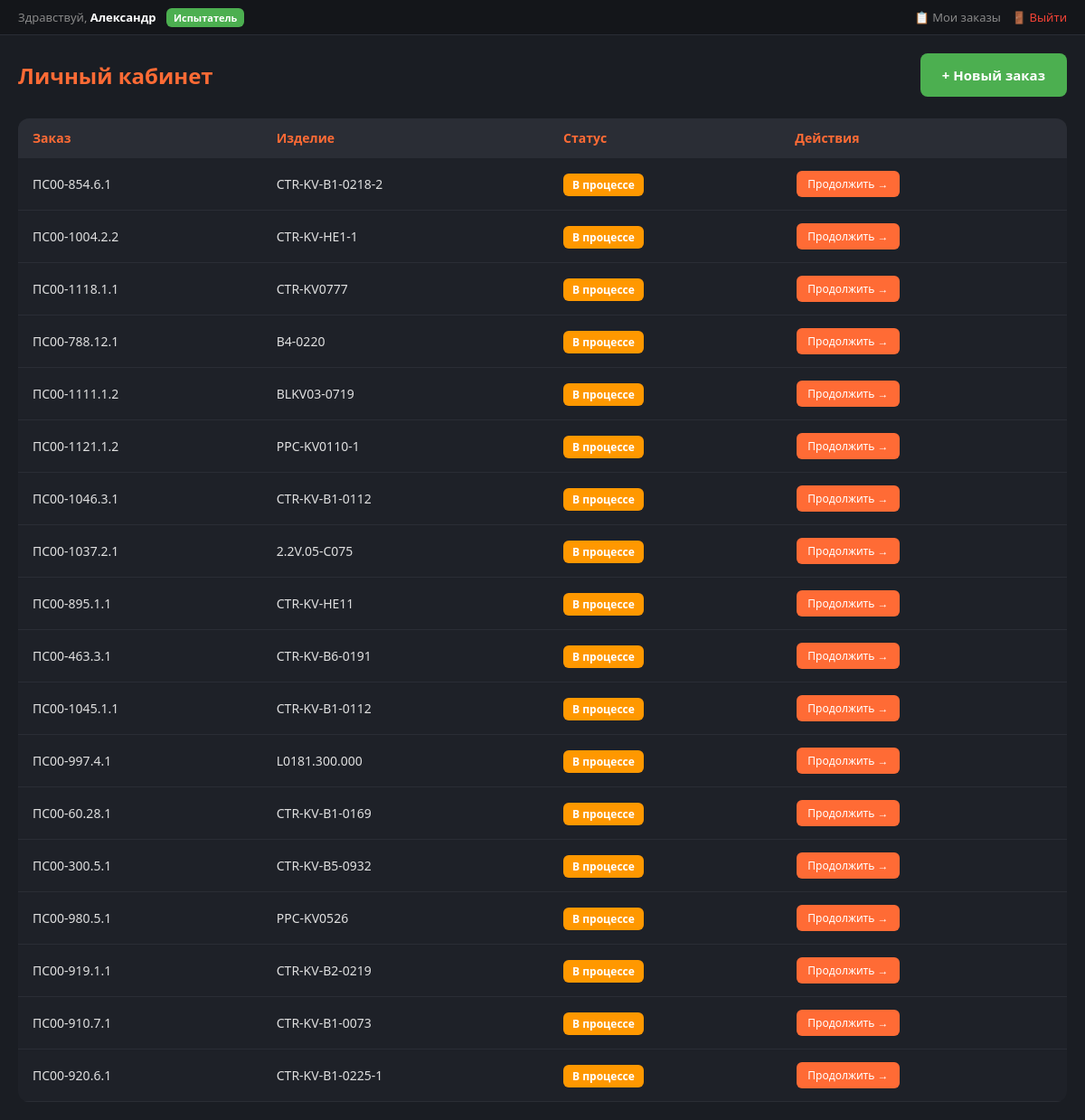
/dashboard (signed in), run on the app's committed database.
### tables this page shows
CREATE TABLE users (
            id INTEGER PRIMARY KEY AUTOINCREMENT,
            login TEXT UNIQUE NOT NULL,
            password_hash TEXT NOT NULL,
            first_name TEXT DEFAULT '',
            last_name TEXT DEFAULT '',
            middle_name TEXT DEFAULT '',
            position TEXT DEFAULT '',
            role TEXT DEFAULT 'tester',
            created_at TIMESTAMP DEFAULT CURRENT_TIMESTAMP
        );

CREATE TABLE orders (
            id INTEGER PRIMARY KEY AUTOINCREMENT,
            order_number TEXT NOT NULL,
            product_name TEXT DEFAULT '',
            department TEXT DEFAULT '',
            user_id INTEGER,
            created_at TIMESTAMP DEFAULT CURRENT_TIMESTAMP,
            FOREIGN KEY (user_id) REFERENCES users(id)
        );

### app/routes.py (the view)
@router.get("/dashboard")
def dashboard_page(request: Request):
    user = get_current_user(request)
    if not user:
        return RedirectResponse("/login", status_code=303)
    is_admin = user["role"] == "admin"
    orders = get_all_orders(user["id"], is_admin)
    for order in orders:
        order["is_completed"] = is_order_completed(order["id"])
        order["photos"] = get_order_photos(order["id"])
        progress = get_order_progress(order["id"])
        order["current_step"] = progress["current_step"]
        order["current_step_url"] = STEP_URLS.get(
            progress["current_step"], "/")
    return templates.TemplateResponse("dashboard.html", {
        "request": request,
        "user": user,
        "orders": orders,
    })

### app/templates/dashboard.html (shortened to what this page needs)
{% extends "base.html" %}
{% block content %}
<div class="dashboard-container">
    <div class="dashboard-header">
        <h1>Личный кабинет</h1>
        <a href="/" class="btn-new-order">+ Новый заказ</a>
    </div>
    {% if orders %}
    <table class="orders-table">
        <thead>
            <tr>
                <th>Заказ</th>
                <th>Изделие</th>
                <th>Статус</th>
                <th>Действия</th>
            </tr>
        </thead>
        <tbody>
            {% for order in orders %}
            <tr>
                <td>{{ order.order_number }}</td>
                <td>{{ order.product_name }}</td>
                <td>
                    {% if order.is_completed %}
                    <span class="status-badge status-completed">Завершён</span>
                    {% else %}
                    <span class="status-badge status-in-progress">В процессе</span>
                    {% endif %}
                </td>
                    <td>
                        {% if order.is_completed %}
                        <a href="/protocol?order_id={{ order.id }}" class="btn-action btn-protocol">Протокол</a>
                        <a href="javascript:void(0)" onclick="openShildikModal({{ order.id }})" class="btn-action btn-shild">Шильдик</a>
                        {% if order.photos %}
                        <a href="/photo?order_id={{ order.id }}" class="btn-action btn-photo">Фото ({{ order.photos | length }})</a>
                        {% endif %}
                        {% else %}
                        <a href="{{ order.current_step_url }}?order_id={{ order.id }}" class="btn-action btn-continue">Продолжить →</a>
                        {% endif %}
                    </td>
            </tr>
            {% endfor %}
        </tbody>
    </table>
    {% else %}
    <div class="empty-state">
        <div class="icon">📋</div>
        <p>Заказов пока нет</p>
        <p style="margin-top: 8px;">Нажмите «+ Новый заказ» чтобы начать проверку</p>
    </div>
    {% endif %}
</div>
{% endblock %}

### app/templates/base.html (shortened to what this page needs)
<!DOCTYPE html>
<html lang="ru">
<head>
    <link rel="stylesheet" href="/static/css/style.css">
</head>
<body>
    {% if user %}
    <div class="top-bar">
        <div class="user-info">
            Здравствуй, <strong>{{ user.first_name or user.login }}</strong>
            {% if user.role == 'admin' %}
            <span class="role-badge role-admin">Админ</span>
            {% else %}
            <span class="role-badge role-tester">Испытатель</span>
            {% endif %}
        </div>
        <div class="nav-links">
            <a href="/dashboard">📋 Мои заказы</a>
            <a href="/logout" style="color:#f44336;">🚪 Выйти</a>
        </div>
    </div>
    {% endif %}
    {% set step_order = ["order", "gch", "g3", "pg3", "visual", "measurements", "protocol", "photo"] %}
    {% set step_names = {
        "order": "📷 Заказ",
        "gch": "📐 ГЧ",
        "g3": "🔧 Г3",
        "pg3": "📋 ПГ3",
        "visual": "🔍 Контроль",
        "measurements": "⚡ Измерения",
        "photo": "📸 Фото",
        "protocol": "📄 Протокол"
    } %}
    {% set step_urls = {
        "order": "/",
        "gch": "/check-gch",
        "g3": "/check-g3",
        "pg3": "/check-pg3",
        "visual": "/visual-check",
        "measurements": "/measurements",
        "photo": "/photo",
        "protocol": "/protocol"
    } %}
    {% block content %}{% endblock %}
</body>
</html>

### app/static/css/style.css (style rules this page uses)
* { margin: 0; padding: 0; box-sizing: border-box; }
body { font-family: 'Segoe UI', 'Arial', sans-serif; background: #1a1d23; color: #e0e0e0; min-height: 100vh; }

### app/templates/base.html (style rules this page uses)
* { margin: 0; padding: 0; box-sizing: border-box; }
body { font-family: 'Segoe UI', 'Arial', sans-serif; background: #1a1d23; color: #e0e0e0; min-height: 100vh; }
.top-bar { background: #14161a; padding: 10px 20px; display: flex; justify-content: space-between; align-items: center; border-bottom: 1px solid #2a2d35; }
.top-bar .user-info { font-size: 13px; color: #888; }
.top-bar .user-info strong { color: #fff; }
.top-bar .nav-links { display: flex; gap: 12px; }
.top-bar .nav-links a { color: #888; text-decoration: none; font-size: 13px; }
.role-badge { padding: 3px 8px; border-radius: 6px; font-size: 11px; margin-left: 8px; font-weight: 600; }
.role-tester { background: #4caf50; color: #fff; }

### app/templates/dashboard.html (style rules this page uses)
.dashboard-container { max-width: 1200px; margin: 0 auto; padding: 20px; }
.dashboard-header { display: flex; justify-content: space-between; align-items: center; margin-bottom: 24px; }
.dashboard-header h1 { font-size: 24px; color: #ff6b35; }
.btn-new-order { padding: 14px 24px; background: #4caf50; color: #fff; border: none; border-radius: 8px; font-size: 15px; font-weight: 600; cursor: pointer; text-decoration: none; }
.orders-table { width: 100%; border-collapse: collapse; background: #1e2128; border-radius: 12px; overflow: hidden; }
.orders-table th, .orders-table td { padding: 12px 16px; text-align: left; font-size: 14px; border-bottom: 1px solid #2a2d35; }
.orders-table th { background: #2a2d35; color: #ff6b35; font-weight: 600; }
.status-badge { padding: 4px 10px; border-radius: 6px; font-size: 12px; font-weight: 600; }
.status-in-progress { background: #ff9800; color: #fff; }
.btn-action { padding: 6px 12px; border-radius: 6px; font-size: 12px; cursor: pointer; text-decoration: none; display: inline-block; margin: 2px; border: none; }
.btn-continue { background: #ff6b35; color: #fff; }

### data on the page
users: first_name "Александр"
orders: order_number "ПС00-854.6.1", product_name "CTR-KV-B1-0218-2"
orders: order_number "ПС00-1004.2.2", product_name "CTR-KV-HE1-1"
orders: order_number "ПС00-1118.1.1", product_name "CTR-KV0777"
orders: order_number "ПС00-788.12.1", product_name "В4-0220"
orders: order_number "ПС00-1111.1.2", product_name "BLKV03-0719"
orders: order_number "ПС00-1121.1.2", product_name "PPC-KV0110-1"
orders: order_number "ПС00-1046.3.1", product_name "CTR-KV-B1-0112"
orders: order_number "ПС00-1037.2.1", product_name "2.2V.05-C075"
orders: order_number "ПС00-895.1.1", product_name "CTR-KV-HE11"
orders: order_number "ПС00-463.3.1", product_name "CTR-KV-B6-0191"
orders: order_number "ПС00-1045.1.1", product_name "CTR-KV-B1-0112"
orders: order_number "ПС00-997.4.1", product_name "L0181.300.000"
orders: order_number "ПС00-60.28.1", product_name "CTR-KV-B1-0169"
orders: order_number "ПС00-300.5.1", product_name "CTR-KV-B5-0932"
orders: order_number "ПС00-980.5.1", product_name "PPC-KV0526"
orders: order_number "ПС00-919.1.1", product_name "CTR-KV-B2-0219"
orders: order_number "ПС00-910.7.1", product_name "CTR-KV-B1-0073"
orders: order_number "ПС00-920.6.1", product_name "CTR-KV-B1-0225-1"
